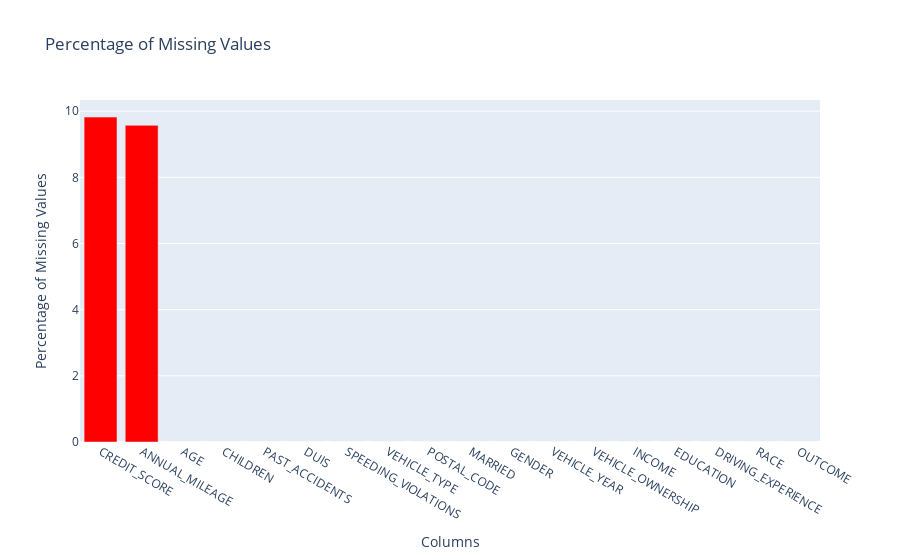

Notebook code for this chart:
### Code cell
persentage_of_missing = dtf.isnull().sum().sort_values(ascending=False) * 100 / len(dtf)
fig = px.bar(x=persentage_of_missing.index, y=persentage_of_missing, title= "Percentage of Missing Values", labels={"x" : "Columns", "y" : "Percentage of Missing Values"})
fig.update_traces(marker_color = "red") 
fig.show()

### Figure 1 — Plotly figure (JSON) as saved in the notebook; plotly's stock layout.template omitted (floating-point values rounded to 4 significant figures)
{"data": [{"alignmentgroup": "True", "hovertemplate": "Columns=%{x}<br>Percentage of Missing Values=%{y}<extra></extra>", "legendgroup": "", "marker": {"color": "red", "pattern": {"shape": ""}}, "name": "", "offsetgroup": "", "orientation": "v", "showlegend": false, "textposition": "auto", "type": "bar", "x": ["CREDIT_SCORE", "ANNUAL_MILEAGE", "AGE", "CHILDREN", "PAST_ACCIDENTS", "DUIS", "SPEEDING_VIOLATIONS", "VEHICLE_TYPE", "POSTAL_CODE", "MARRIED", "GENDER", "VEHICLE_YEAR", "VEHICLE_OWNERSHIP", "INCOME", "EDUCATION", "DRIVING_EXPERIENCE", "RACE", "OUTCOME"], "xaxis": "x", "y": [9.82, 9.57, 0, 0, 0, 0, 0, 0, 0, 0, 0, 0, 0, 0, 0, 0, 0, 0], "yaxis": "y"}], "layout": {"barmode": "relative", "legend": {"tracegroupgap": 0}, "title": {"text": "Percentage of Missing Values"}, "xaxis": {"anchor": "y", "domain": [0, 1], "title": {"text": "Columns"}}, "yaxis": {"anchor": "x", "domain": [0, 1], "title": {"text": "Percentage of Missing Values"}}}}
